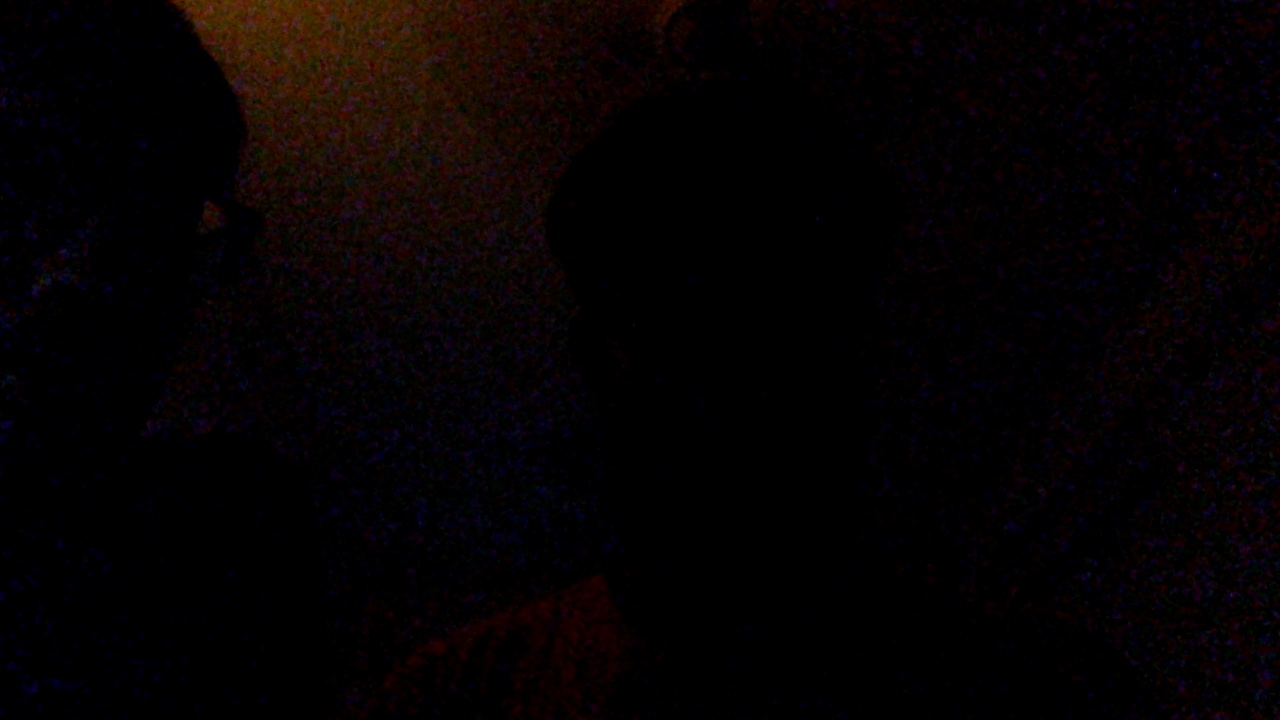
#> input picture UI/py/assets/data/9144/91440.jpg, 1280 x 720 px; its folder holds only this picture in this run
$ python train.py
#> lines starting #> are read from the running program, lines starting #| are printed output that depends on the picture
#!/usr/bin/env python
# coding: utf-8

import math
import cv2
from sklearn import neighbors
import numpy as np
import pandas as pd
import os
import os.path
import pickle
import sys
from PIL import Image

print("Starting training process...")
curd = os.getcwd()
print("Current directory:", curd)

# Ensure model directory exists
try:
    os.makedirs(os.path.join(curd, "assets", "models"), exist_ok=True)
    print("Models directory created/verified")
except Exception as e:
    print(f"Error creating models directory: {e}")

# Ensure data directory exists
try:
    os.makedirs(os.path.join(curd, "assets", "data"), exist_ok=True)
    print("Data directory created/verified")
except Exception as e:
    print(f"Error creating data directory: {e}")

ALLOWED_EXTENSIONS = {'png', 'jpg', 'jpeg'}

# Alternative to face_recognition's image_files_in_folder
def get_image_files(directory):
    """
    Given a directory, return all image files within it
    """
    return [os.path.join(directory, f) for f in os.listdir(directory)
            if os.path.isfile(os.path.join(directory, f)) and
            any(f.lower().endswith(ext) for ext in ALLOWED_EXTENSIONS)]

# OpenCV Face detector instead of face_recognition
def detect_face_opencv(image_path):
    """
    Detect faces in an image using OpenCV
    Returns a tuple of face locations (top, right, bottom, left)
    """
#> called with image_path = 'UI/py/assets/data/9144/91440.jpg'
    # Load the image
    img = cv2.imread(image_path)
#> img is the input picture: shape (720, 1280, 3); mean B, G, R 2.5, 2.1, 5.5
    if img is None:
        print(f"Could not read image: {image_path}")
        return []

    # Convert to grayscale for face detection
    gray = cv2.cvtColor(img, cv2.COLOR_BGR2GRAY)
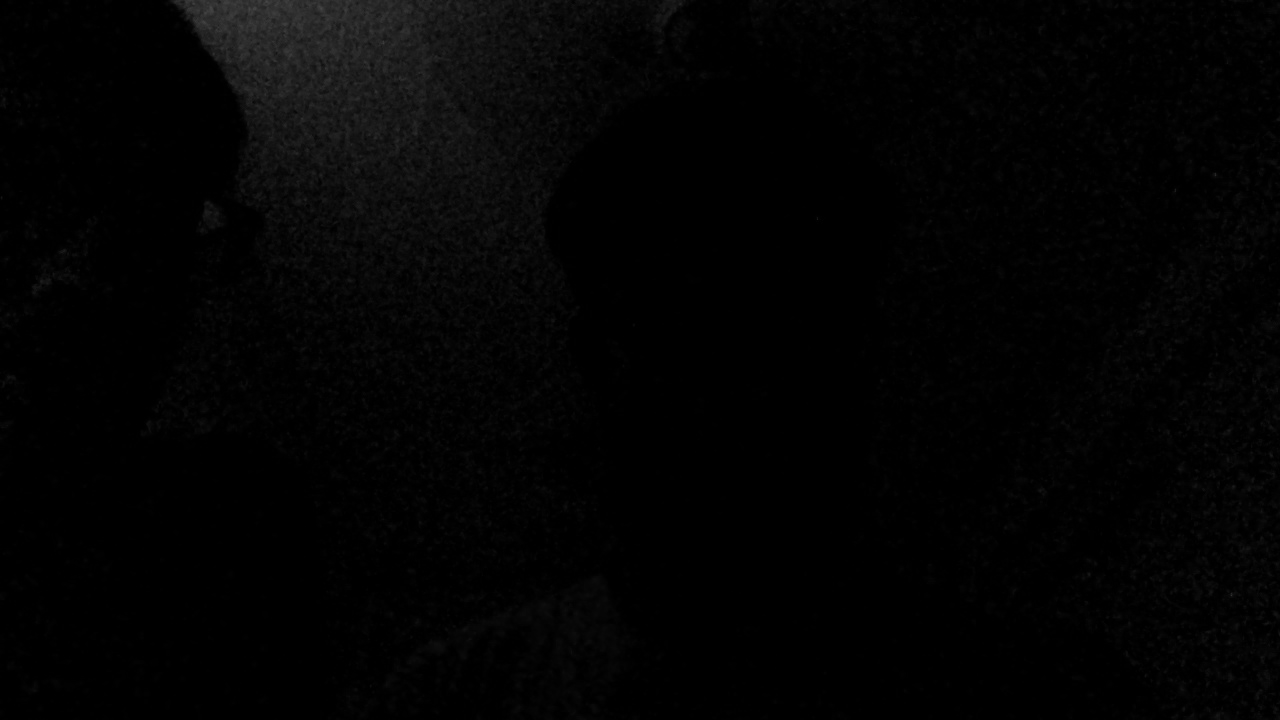
#> gray: shape (720, 1280); min 0, max 71, mean 3.1

    # Load pre-trained face detector
    face_cascade_path = os.path.join(curd, "py", "haarcascade_frontalface_default.xml")
    if not os.path.exists(face_cascade_path):
        # If not found in py directory, try looking in current directory
        face_cascade_path = "haarcascade_frontalface_default.xml"
        if not os.path.exists(face_cascade_path):
            # Try to copy from opencv install
            cv2_path = os.path.dirname(cv2.__file__)
            data_path = os.path.join(cv2_path, 'data')
            if os.path.exists(data_path):
                cascade_files = [f for f in os.listdir(data_path) if f.startswith('haarcascade_frontalface')]
                if cascade_files:
                    face_cascade_path = os.path.join(data_path, cascade_files[0])
                    print(f"Found cascade file: {face_cascade_path}")

    if not os.path.exists(face_cascade_path):
        print("Could not find face cascade file. Using a simpler face detection approach.")
        # Simple face detection - just use the center of the image
        height, width = gray.shape
        face_locations = [(int(height*0.25), int(width*0.75), int(height*0.75), int(width*0.25))]
        return face_locations

    face_cascade = cv2.CascadeClassifier(face_cascade_path)
    faces = face_cascade.detectMultiScale(gray, 1.3, 5)
#> faces = ()

    # Convert to face_recognition format (top, right, bottom, left)
    face_locations = []
    for (x, y, w, h) in faces:
        face_locations.append((y, x+w, y+h, x))
#> this loop made 0 passes
#> after the loop, face_locations = []

    return face_locations

# Extract simple features instead of face_recognition's encodings
def extract_face_features(image_path, face_location):
    """
    Extract simple features from a face region
    Returns a feature vector
    """
    # Load image
    img = cv2.imread(image_path)
    if img is None:
        return None

    # Extract face region
    top, right, bottom, left = face_location
    face_img = img[top:bottom, left:right]

    # Resize to a standard size
    face_img = cv2.resize(face_img, (50, 50))

    # Convert to grayscale
    face_img = cv2.cvtColor(face_img, cv2.COLOR_BGR2GRAY)

    # Histogram of pixel values as a simple feature
    hist = cv2.calcHist([face_img], [0], None, [64], [0, 256])
    hist = cv2.normalize(hist, hist).flatten()

    # Add some basic statistics as features
    mean = np.mean(face_img)
    std = np.std(face_img)

    # Combine all features
    features = np.concatenate((hist, [mean, std]))

    return features

def train(train_dir, model_save_path=None, n_neighbors=None, knn_algo='ball_tree', verbose=True):
    """
    Trains a k-nearest neighbors classifier for face recognition.
    """
    X = []
    y = []

    # Check if training directory exists
    if not os.path.exists(train_dir):
        print(f"Error: Training directory {train_dir} does not exist.")
        sys.exit(1)

    # Check if there are any subdirectories (person folders)
    subdirs = [d for d in os.listdir(train_dir) if os.path.isdir(os.path.join(train_dir, d))]
    if not subdirs:
        print(f"Error: No person directories found in {train_dir}. Please make sure training data is available.")
        sys.exit(1)

    print(f"Found {len(subdirs)} person directories: {', '.join(subdirs)}")

    # Loop through each person in the training set
    for class_dir in subdirs:
        class_dir_path = os.path.join(train_dir, class_dir)
        if not os.path.isdir(class_dir_path):
            continue

        # Count usable images
        usable_image_count = 0

        # Loop through each training image for the current person
        for img_path in get_image_files(class_dir_path):
            try:
                face_locations = detect_face_opencv(img_path)
#> face_locations = []

                if len(face_locations) != 1:
                    if verbose:
                        print(f"Image {img_path} not suitable for training: {'No face detected' if len(face_locations) < 1 else 'Multiple faces detected'}")
#| Image UI/py/assets/data/9144/91440.jpg not suitable for training: No face detected
                        continue
                else:
                    # Extract features from the face
                    features = extract_face_features(img_path, face_locations[0])
                    if features is not None:
                        X.append(features)
                        y.append(class_dir)
                        usable_image_count += 1
            except Exception as e:
                print(f"Error processing image {img_path}: {e}")

        print(f"Person '{class_dir}': {usable_image_count} usable images")
        if usable_image_count == 0:
            print(f"Warning: No usable images found for {class_dir}")

    if len(X) == 0:
        print("Error: No valid training images found. Cannot train model.")
#> (the run stopped early here; a loop or call above may not have finished)

$ run again, on UI/py/assets/data/9144/91441.jpg
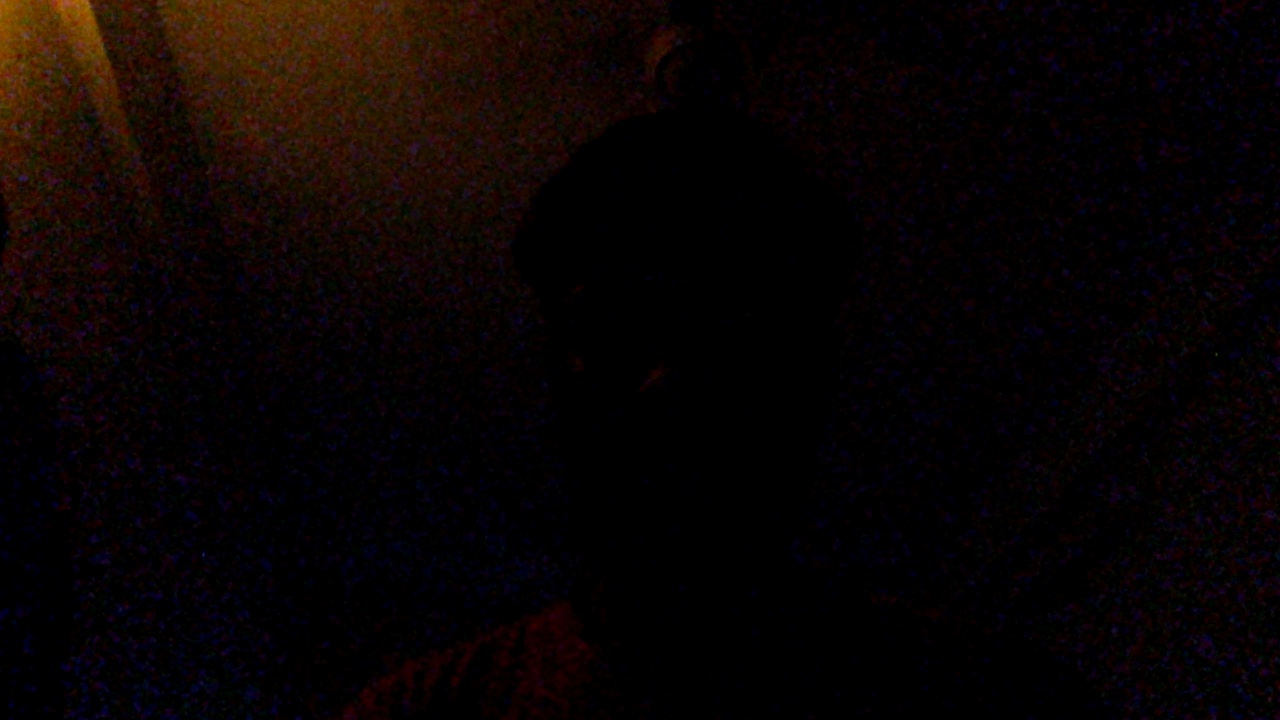
#> input picture UI/py/assets/data/9144/91441.jpg, 1280 x 720 px
#> in detect_face_opencv, img is the input picture: shape (720, 1280, 3); mean B, G, R 3.2, 3.8, 9.5
#> in detect_face_opencv, `gray = cv2.cvtColor(img, cv2.COLOR_BGR2GRAY)`:
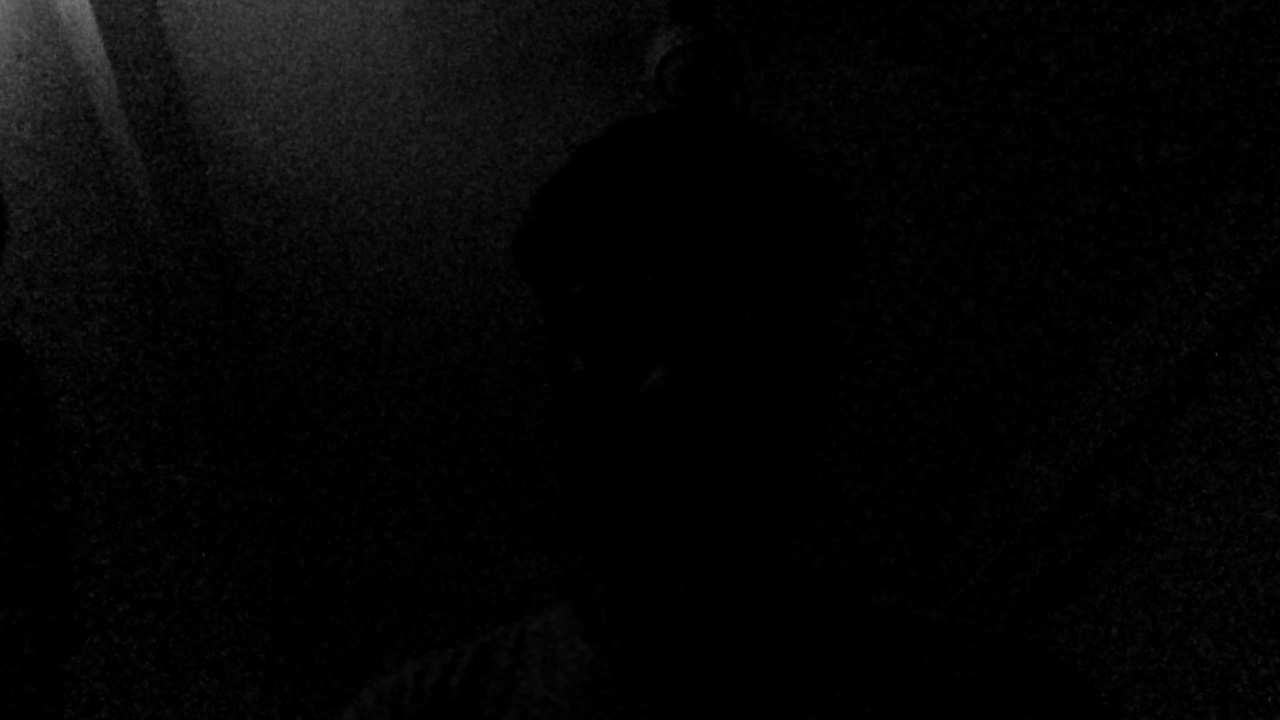
#> gray: shape (720, 1280); min 0, max 118, mean 5.4
#> faces = ()
#> after the loop in detect_face_opencv, `for (x, y, w, h) in faces:`: face_locations = []
#| Image UI/py/assets/data/9144/91441.jpg not suitable for training: No face detected
